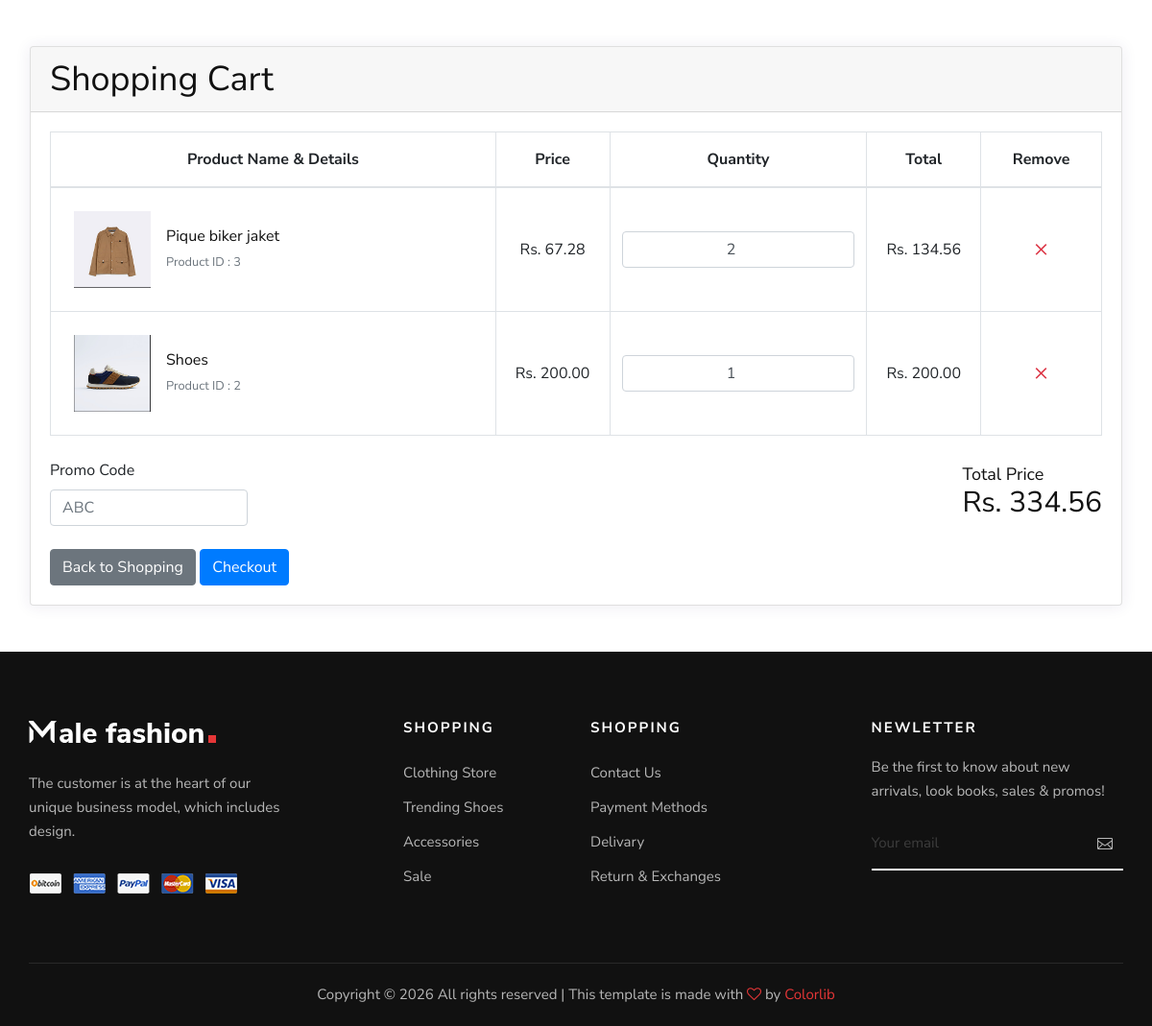
The app's page /cart/ (signed in) with its own data.
### shop/models.py (models this page shows)
class CartItem(models.Model):
    cart = models.ForeignKey(
        Cart,
        on_delete=models.CASCADE,
        related_name='items'
    )
    product = models.ForeignKey(Products, on_delete=models.CASCADE)
    quantity = models.PositiveIntegerField(default=1)
    def subtotal(self):
        return self.product.price * self.quantity

class Products(models.Model):
    name = models.CharField(max_length=100)
    price = models.DecimalField(max_digits=8, decimal_places=2)
    image = models.ImageField(upload_to='products/')

### shop/views.py (the view)
# urls.py: path('cart/', views.cart, name='cart'),
@login_required
def cart(request):
    cart, created = Cart.objects.get_or_create(
        user=request.user
    )
    items = cart.items.all()
    total = sum(item.subtotal() for item in items)
    return render(request, "cart.html", {
        "items": items,
        "total": total
    })

### shop/templates/cart.html (shortened to what this page needs)
{% load static %}
{% include 'head.html' %}
<body>
<div class="container px-3 my-5 clearfix">
    <div class="card">
        <div class="card-header">
            <h2>Shopping Cart</h2>
        </div>
        <div class="card-body">
            <div class="table-responsive">
                <table class="table table-bordered m-0">
                    <thead>
                        <tr>
                            <th class="text-center py-3 px-4" style="min-width:400px;">
                                Product Name & Details
                            </th>
                            <th class="text-center py-3 px-4">
                                Price
                            </th>
                            <th class="text-center py-3 px-4">
                                Quantity
                            </th>
                            <th class="text-center py-3 px-4">
                                Total
                            </th>
                            <th class="text-center py-3 px-4">
                                Remove
                            </th>
                        </tr>
                    </thead>
                    <tbody>
                    {% for item in items %}
                    <tr>
                        <td class="p-4">
                            <div class="media align-items-center">
                                {% if item.product.image %}
                                <img src="{{ item.product.image.url }}"
                                     width="80"
                                     height="80"
                                     class="mr-3">
                                {% endif %}
                                <div class="media-body">
                                    <h6 class="mb-1">
                                        {{ item.product.name }}
                                    </h6>
                                    <small class="text-muted">
                                        Product ID :
                                        {{ item.product.id }}
                                    </small>
                                </div>
                            </div>
                        </td>
                        <td class="text-center align-middle">
                            Rs. {{ item.product.price }}
                        </td>
                        <td class="text-center align-middle">
                            <form action="{% url 'update_cart' item.id %}"
                                  method="POST">
                                <input type="number"
                                       name="quantity"
                                       value="{{ item.quantity }}"
                                       min="1"
                                       class="form-control text-center">
                            </form>
                        </td>
                        <td class="text-center align-middle">
                            Rs. {{ item.subtotal }}
                        </td>
                        <td class="text-center align-middle">
                            <a href="{% url 'remove_cart_item' item.id %}"
                               class="text-danger"
                               style="font-size:25px;">
                                ×
                            </a>
                        </td>
                    </tr>
                    {% empty %}
                    <tr>
                        <td colspan="5" class="text-center p-5">
                            <h4>Your Cart is Empty</h4>
                        </td>
                    </tr>
                    {% endfor %}
                    </tbody>
                </table>
            </div>
            <div class="d-flex flex-wrap justify-content-between align-items-center mt-4">
                <div>
                    <label>Promo Code</label>
                    <input type="text"
                           class="form-control"
                           placeholder="ABC">
                </div>
                <div class="text-end">
                    <h5>Total Price</h5>
                    <h3>
                        Rs. {{ total }}
                    </h3>
                </div>
            </div>
            <div class="text-end mt-4">
                <a href="{% url 'home' %}"
                   class="btn btn-secondary">
                    Back to Shopping
                </a>
                <a href="{% url 'checkout' %}"
                   class="btn btn-primary">
                    Checkout
                </a>
            </div>
        </div>
    </div>
</div>
{% include 'footer.html' %}
</body>

### shop/templates/head.html (shortened to what this page needs)
{% load static %}
<!DOCTYPE html>
<html lang="zxx">
<head>
    <link rel="stylesheet" href="{% static 'css/bootstrap.min.css' %}">
    <link rel="stylesheet" href="{% static 'css/font-awesome.min.css' %}">
    <link rel="stylesheet" href="{% static 'css/elegant-icons.css' %}">
    <link rel="stylesheet" href="{% static 'css/magnific-popup.css' %}">
    <link rel="stylesheet" href="{% static 'css/nice-select.css' %}">
    <link rel="stylesheet" href="{% static 'css/owl.carousel.min.css' %}">
    <link rel="stylesheet" href="{% static 'css/slicknav.min.css' %}">
    <link rel="stylesheet" href="{% static 'css/style.css' %}">
</head>

### shop/templates/header.html (shortened to what this page needs)
{% load static %}

### shop/templates/footer.html (shortened to what this page needs)
{% load static %}
    <footer class="footer">
        <div class="container">
            <div class="row">
                <div class="col-lg-3 col-md-6 col-sm-6">
                    <div class="footer__about">
                        <div class="footer__logo">
                            <a href="#"><img src="{% static 'img/footer-logo.png' %}" alt="Footer Logo"></a>
                        </div>
                        <p>The customer is at the heart of our unique business model, which includes design.</p>
                        <a href="#"><img src="{% static 'img/payment.png' %}" alt="Payment Methods"></a>
                    </div>
                </div>
                <div class="col-lg-2 offset-lg-1 col-md-3 col-sm-6">
                    <div class="footer__widget">
                        <h6>Shopping</h6>
                        <ul>
                            <li><a href="#">Clothing Store</a></li>
                            <li><a href="#">Trending Shoes</a></li>
                            <li><a href="#">Accessories</a></li>
                            <li><a href="#">Sale</a></li>
                        </ul>
                    </div>
                </div>
                <div class="col-lg-2 col-md-3 col-sm-6">
                    <div class="footer__widget">
                        <h6>Shopping</h6>
                        <ul>
                            <li><a href="#">Contact Us</a></li>
                            <li><a href="#">Payment Methods</a></li>
                            <li><a href="#">Delivary</a></li>
                            <li><a href="#">Return & Exchanges</a></li>
                        </ul>
                    </div>
                </div>
                <div class="col-lg-3 offset-lg-1 col-md-6 col-sm-6">
                    <div class="footer__widget">
                        <h6>NewLetter</h6>
                        <div class="footer__newslatter">
                            <p>Be the first to know about new arrivals, look books, sales & promos!</p>
                            <form action="#">
                                <input type="text" placeholder="Your email">
                                <button type="submit"><span class="icon_mail_alt"></span></button>
                            </form>
                        </div>
                    </div>
                </div>
            </div>
            <div class="row">
                <div class="col-lg-12 text-center">
                    <div class="footer__copyright__text">
                        <p>Copyright ©
                            All rights reserved | This template is made with <i class="fa fa-heart-o" aria-hidden="true"></i> by <a href="https://colorlib.com" target="_blank">Colorlib</a>
                        </p>
                    </div>
                </div>
            </div>
        </div>
    </footer>

### shop/static/css/style.css (style rules this page uses)
html, body { height: 100%; font-family: "Nunito Sans", sans-serif; -webkit-font-smoothing: antialiased; }
h1, h2, h3, h4, h5, h6 { margin: 0; color: #111111; font-weight: 400; font-family: "Nunito Sans", sans-serif; }
h2 { font-size: 36px; }
h3 { font-size: 30px; }
h5 { font-size: 18px; }
h6 { font-size: 16px; }
p { font-size: 15px; font-family: "Nunito Sans", sans-serif; color: #3d3d3d; font-weight: 400; line-height: 25px; margin: 0 0 15px 0; }
img { max-width: 100%; }
ul, ol { padding: 0; margin: 0; }
.footer { background: #111111; padding-top: 70px; }
.footer__about { margin-bottom: 30px; }
.footer__about .footer__logo { margin-bottom: 30px; }
.footer__about .footer__logo a { display: inline-block; }
.footer__about p { color: #b7b7b7; margin-bottom: 30px; }
.footer__widget { margin-bottom: 30px; }
.footer__widget h6 { color: #ffffff; font-size: 15px; font-weight: 700; text-transform: uppercase; letter-spacing: 2px; margin-bottom: 20px; }
.footer__widget ul li { line-height: 36px; list-style: none; }
.footer__widget ul li a { color: #b7b7b7; font-size: 15px; }
.footer__widget .footer__newslatter p { color: #b7b7b7; }
.footer__widget .footer__newslatter form { position: relative; }
.footer__widget .footer__newslatter form input { width: 100%; font-size: 15px; color: #3d3d3d; background: transparent; border: none; padding: 15px 0; border-bottom: 2px solid #ffffff; }
.footer__widget .footer__newslatter form input::placeholder { color: #3d3d3d; }
.footer__widget .footer__newslatter form button { color: #b7b7b7; font-size: 16px; position: absolute; right: 5px; top: 0; height: 100%; background: transparent; border: none; }
.footer__copyright__text { border-top: 1px solid rgba(255, 255, 255, 0.1); padding: 20px 0; margin-top: 40px; }
.footer__copyright__text p { color: #b7b7b7; margin-bottom: 0; }
.footer__copyright__text p i { color: #e53637; }
.footer__copyright__text p a { color: #e53637; }
@media only screen and (min-width: 1200px) { .container { max-width: 1170px; } }
.card { box-shadow: 0 1px 15px 1px rgba(52,40,104,.08); }

### records on screen
CartItem: product.image (picture), product.name "Pique biker jaket", product.id "3", product.price "67.28", quantity "2", subtotal "134.56"
CartItem: product.image (picture), product.name "Shoes", product.id "2", product.price "200.00", quantity "1", subtotal "200.00"

### other values on screen
{{ total }} "334.56"
